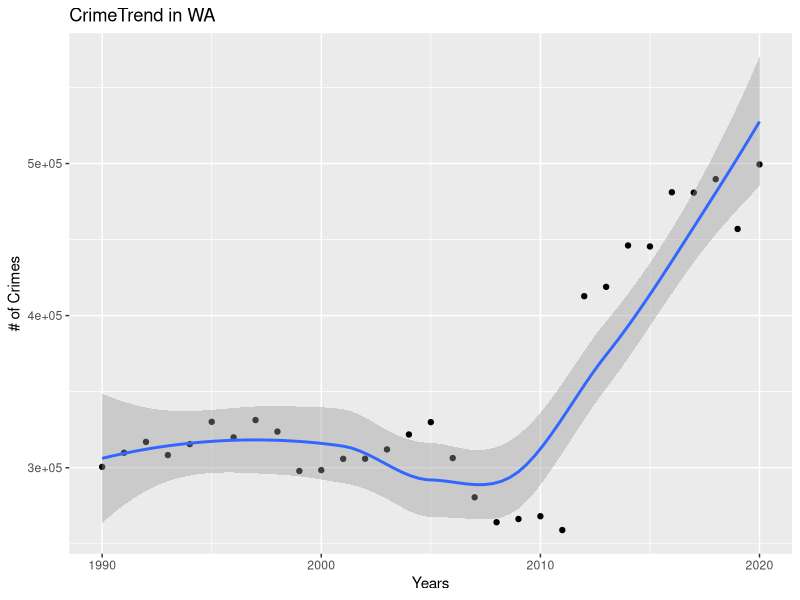

The R script that drew this image:
##How has the crime rate in King County changed over the last ten years?
library(tidyverse)
cjdb <- read.csv("data/CJDB90_20.csv")

cjdb_years <- cjdb %>%
  mutate(CRIME_TOTALS = SRS_TOTAL + NIB_TOTAL) %>%
  select(year, county, CRIME_TOTALS) %>%
  filter(county == "STATE")

wa_years_plot <- ggplot(cjdb_years, aes(year, CRIME_TOTALS)) +
  geom_point() +
  geom_smooth() +
  labs(title = "CrimeTrend in WA", x = "Years", y = "# of Crimes")

lm(CRIME_TOTALS ~ year, data = cjdb_years)
